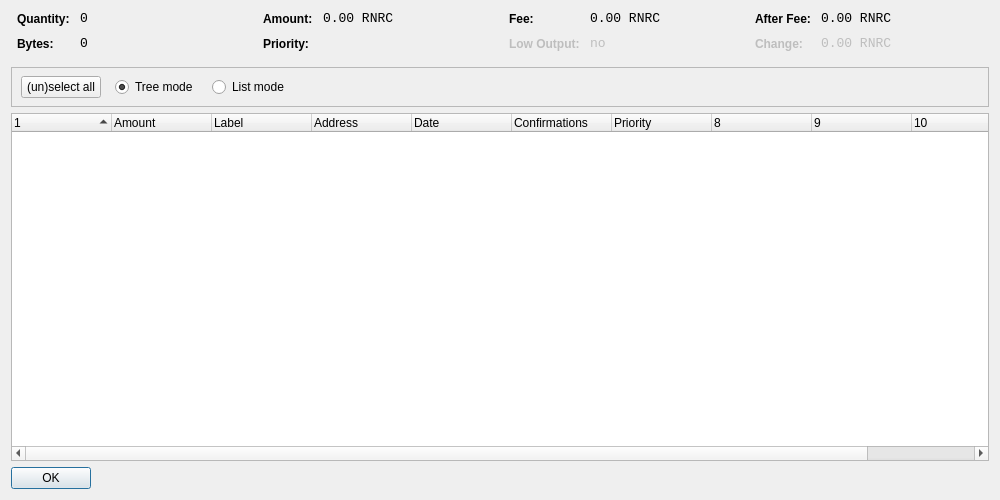
<?xml version="1.0" encoding="UTF-8"?>
<ui version="4.0">
 <class>CoinControlDialog</class>
 <widget class="QDialog" name="CoinControlDialog">
  <property name="geometry">
   <rect>
    <x>0</x>
    <y>0</y>
    <width>1000</width>
    <height>500</height>
   </rect>
  </property>
  <property name="windowTitle">
   <string>Coin Control</string>
  </property>
  <layout class="QVBoxLayout" name="verticalLayout">
   <item>
    <layout class="QHBoxLayout" name="horizontalLayoutTop" stretch="0,0,0,0">
     <property name="topMargin">
      <number>0</number>
     </property>
     <property name="bottomMargin">
      <number>10</number>
     </property>
     <item>
      <layout class="QFormLayout" name="formLayoutCoinControl1">
       <property name="horizontalSpacing">
        <number>10</number>
       </property>
       <property name="verticalSpacing">
        <number>10</number>
       </property>
       <property name="leftMargin">
        <number>6</number>
       </property>
       <property name="rightMargin">
        <number>6</number>
       </property>
       <item row="0" column="0">
        <widget class="QLabel" name="labelCoinControlQuantityText">
         <property name="styleSheet">
          <string notr="true">font-weight:bold;</string>
         </property>
         <property name="text">
          <string>Quantity:</string>
         </property>
        </widget>
       </item>
       <item row="0" column="1">
        <widget class="QLabel" name="labelCoinControlQuantity">
         <property name="font">
          <font>
           <family>Monospace</family>
           <pointsize>10</pointsize>
          </font>
         </property>
         <property name="cursor">
          <cursorShape>IBeamCursor</cursorShape>
         </property>
         <property name="contextMenuPolicy">
          <enum>Qt::ActionsContextMenu</enum>
         </property>
         <property name="text">
          <string notr="true">0</string>
         </property>
         <property name="textInteractionFlags">
          <set>Qt::LinksAccessibleByMouse|Qt::TextSelectableByKeyboard|Qt::TextSelectableByMouse</set>
         </property>
        </widget>
       </item>
       <item row="1" column="0">
        <widget class="QLabel" name="labelCoinControlBytesText">
         <property name="styleSheet">
          <string notr="true">font-weight:bold;</string>
         </property>
         <property name="text">
          <string>Bytes:</string>
         </property>
        </widget>
       </item>
       <item row="1" column="1">
        <widget class="QLabel" name="labelCoinControlBytes">
         <property name="font">
          <font>
           <family>Monospace</family>
           <pointsize>10</pointsize>
          </font>
         </property>
         <property name="cursor">
          <cursorShape>IBeamCursor</cursorShape>
         </property>
         <property name="contextMenuPolicy">
          <enum>Qt::ActionsContextMenu</enum>
         </property>
         <property name="text">
          <string notr="true">0</string>
         </property>
         <property name="textInteractionFlags">
          <set>Qt::LinksAccessibleByMouse|Qt::TextSelectableByKeyboard|Qt::TextSelectableByMouse</set>
         </property>
        </widget>
       </item>
      </layout>
     </item>
     <item>
      <layout class="QFormLayout" name="formLayoutCoinControl2">
       <property name="horizontalSpacing">
        <number>10</number>
       </property>
       <property name="verticalSpacing">
        <number>10</number>
       </property>
       <property name="leftMargin">
        <number>6</number>
       </property>
       <property name="rightMargin">
        <number>6</number>
       </property>
       <item row="0" column="0">
        <widget class="QLabel" name="labelCoinControlAmountText">
         <property name="styleSheet">
          <string notr="true">font-weight:bold;</string>
         </property>
         <property name="text">
          <string>Amount:</string>
         </property>
        </widget>
       </item>
       <item row="0" column="1">
        <widget class="QLabel" name="labelCoinControlAmount">
         <property name="font">
          <font>
           <family>Monospace</family>
           <pointsize>10</pointsize>
          </font>
         </property>
         <property name="cursor">
          <cursorShape>IBeamCursor</cursorShape>
         </property>
         <property name="contextMenuPolicy">
          <enum>Qt::ActionsContextMenu</enum>
         </property>
         <property name="text">
          <string notr="true">0.00 RNRC</string>
         </property>
         <property name="textInteractionFlags">
          <set>Qt::LinksAccessibleByMouse|Qt::TextSelectableByKeyboard|Qt::TextSelectableByMouse</set>
         </property>
        </widget>
       </item>
       <item row="1" column="0">
        <widget class="QLabel" name="labelCoinControlPriorityText">
         <property name="styleSheet">
          <string notr="true">font-weight:bold;</string>
         </property>
         <property name="text">
          <string>Priority:</string>
         </property>
        </widget>
       </item>
       <item row="1" column="1">
        <widget class="QLabel" name="labelCoinControlPriority">
         <property name="font">
          <font>
           <family>Monospace</family>
           <pointsize>10</pointsize>
          </font>
         </property>
         <property name="cursor">
          <cursorShape>IBeamCursor</cursorShape>
         </property>
         <property name="contextMenuPolicy">
          <enum>Qt::ActionsContextMenu</enum>
         </property>
         <property name="text">
          <string/>
         </property>
         <property name="textInteractionFlags">
          <set>Qt::LinksAccessibleByMouse|Qt::TextSelectableByKeyboard|Qt::TextSelectableByMouse</set>
         </property>
        </widget>
       </item>
      </layout>
     </item>
     <item>
      <layout class="QFormLayout" name="formLayoutCoinControl3">
       <property name="horizontalSpacing">
        <number>10</number>
       </property>
       <property name="verticalSpacing">
        <number>10</number>
       </property>
       <property name="leftMargin">
        <number>6</number>
       </property>
       <property name="rightMargin">
        <number>6</number>
       </property>
       <item row="0" column="0">
        <widget class="QLabel" name="labelCoinControlFeeText">
         <property name="styleSheet">
          <string notr="true">font-weight:bold;</string>
         </property>
         <property name="text">
          <string>Fee:</string>
         </property>
        </widget>
       </item>
       <item row="0" column="1">
        <widget class="QLabel" name="labelCoinControlFee">
         <property name="font">
          <font>
           <family>Monospace</family>
           <pointsize>10</pointsize>
          </font>
         </property>
         <property name="cursor">
          <cursorShape>IBeamCursor</cursorShape>
         </property>
         <property name="contextMenuPolicy">
          <enum>Qt::ActionsContextMenu</enum>
         </property>
         <property name="text">
          <string notr="true">0.00 RNRC</string>
         </property>
         <property name="textInteractionFlags">
          <set>Qt::LinksAccessibleByMouse|Qt::TextSelectableByKeyboard|Qt::TextSelectableByMouse</set>
         </property>
        </widget>
       </item>
       <item row="1" column="0">
        <widget class="QLabel" name="labelCoinControlLowOutputText">
         <property name="enabled">
          <bool>false</bool>
         </property>
         <property name="styleSheet">
          <string notr="true">font-weight:bold;</string>
         </property>
         <property name="text">
          <string>Low Output:</string>
         </property>
        </widget>
       </item>
       <item row="1" column="1">
        <widget class="QLabel" name="labelCoinControlLowOutput">
         <property name="enabled">
          <bool>false</bool>
         </property>
         <property name="font">
          <font>
           <family>Monospace</family>
           <pointsize>10</pointsize>
          </font>
         </property>
         <property name="cursor">
          <cursorShape>IBeamCursor</cursorShape>
         </property>
         <property name="contextMenuPolicy">
          <enum>Qt::ActionsContextMenu</enum>
         </property>
         <property name="text">
          <string notr="true">no</string>
         </property>
         <property name="textInteractionFlags">
          <set>Qt::LinksAccessibleByMouse|Qt::TextSelectableByKeyboard|Qt::TextSelectableByMouse</set>
         </property>
        </widget>
       </item>
      </layout>
     </item>
     <item>
      <layout class="QFormLayout" name="formLayoutCoinControl4">
       <property name="horizontalSpacing">
        <number>10</number>
       </property>
       <property name="verticalSpacing">
        <number>10</number>
       </property>
       <property name="leftMargin">
        <number>6</number>
       </property>
       <property name="rightMargin">
        <number>6</number>
       </property>
       <item row="0" column="0">
        <widget class="QLabel" name="labelCoinControlAfterFeeText">
         <property name="styleSheet">
          <string notr="true">font-weight:bold;</string>
         </property>
         <property name="text">
          <string>After Fee:</string>
         </property>
        </widget>
       </item>
       <item row="0" column="1">
        <widget class="QLabel" name="labelCoinControlAfterFee">
         <property name="font">
          <font>
           <family>Monospace</family>
           <pointsize>10</pointsize>
          </font>
         </property>
         <property name="cursor">
          <cursorShape>IBeamCursor</cursorShape>
         </property>
         <property name="contextMenuPolicy">
          <enum>Qt::ActionsContextMenu</enum>
         </property>
         <property name="text">
          <string notr="true">0.00 RNRC</string>
         </property>
         <property name="textInteractionFlags">
          <set>Qt::LinksAccessibleByMouse|Qt::TextSelectableByKeyboard|Qt::TextSelectableByMouse</set>
         </property>
        </widget>
       </item>
       <item row="1" column="0">
        <widget class="QLabel" name="labelCoinControlChangeText">
         <property name="enabled">
          <bool>false</bool>
         </property>
         <property name="styleSheet">
          <string notr="true">font-weight:bold;</string>
         </property>
         <property name="text">
          <string>Change:</string>
         </property>
        </widget>
       </item>
       <item row="1" column="1">
        <widget class="QLabel" name="labelCoinControlChange">
         <property name="enabled">
          <bool>false</bool>
         </property>
         <property name="font">
          <font>
           <family>Monospace</family>
           <pointsize>10</pointsize>
          </font>
         </property>
         <property name="cursor">
          <cursorShape>IBeamCursor</cursorShape>
         </property>
         <property name="contextMenuPolicy">
          <enum>Qt::ActionsContextMenu</enum>
         </property>
         <property name="text">
          <string notr="true">0.00 RNRC</string>
         </property>
         <property name="textInteractionFlags">
          <set>Qt::LinksAccessibleByMouse|Qt::TextSelectableByKeyboard|Qt::TextSelectableByMouse</set>
         </property>
        </widget>
       </item>
      </layout>
     </item>
    </layout>
   </item>
   <item>
    <widget class="QFrame" name="frame">
     <property name="minimumSize">
      <size>
       <width>0</width>
       <height>40</height>
      </size>
     </property>
     <property name="frameShape">
      <enum>QFrame::StyledPanel</enum>
     </property>
     <property name="frameShadow">
      <enum>QFrame::Sunken</enum>
     </property>
     <widget class="QWidget" name="horizontalLayoutWidget">
      <property name="geometry">
       <rect>
        <x>10</x>
        <y>0</y>
        <width>781</width>
        <height>41</height>
       </rect>
      </property>
      <layout class="QHBoxLayout" name="horizontalLayoutPanel" stretch="0,0,0,0,0">
       <property name="spacing">
        <number>14</number>
       </property>
       <item>
        <widget class="QPushButton" name="pushButtonSelectAll">
         <property name="sizePolicy">
          <sizepolicy hsizetype="Maximum" vsizetype="Fixed">
           <horstretch>0</horstretch>
           <verstretch>0</verstretch>
          </sizepolicy>
         </property>
         <property name="text">
          <string>(un)select all</string>
         </property>
        </widget>
       </item>
       <item>
        <widget class="QRadioButton" name="radioTreeMode">
         <property name="sizePolicy">
          <sizepolicy hsizetype="Maximum" vsizetype="Fixed">
           <horstretch>0</horstretch>
           <verstretch>0</verstretch>
          </sizepolicy>
         </property>
         <property name="text">
          <string>Tree mode</string>
         </property>
         <property name="checked">
          <bool>true</bool>
         </property>
        </widget>
       </item>
       <item>
        <widget class="QRadioButton" name="radioListMode">
         <property name="sizePolicy">
          <sizepolicy hsizetype="Maximum" vsizetype="Fixed">
           <horstretch>0</horstretch>
           <verstretch>0</verstretch>
          </sizepolicy>
         </property>
         <property name="text">
          <string>List mode</string>
         </property>
        </widget>
       </item>
       <item>
        <spacer name="horizontalSpacer">
         <property name="orientation">
          <enum>Qt::Horizontal</enum>
         </property>
         <property name="sizeHint" stdset="0">
          <size>
           <width>40</width>
           <height>20</height>
          </size>
         </property>
        </spacer>
       </item>
      </layout>
     </widget>
    </widget>
   </item>
   <item>
    <widget class="CoinControlTreeWidget" name="treeWidget">
     <property name="contextMenuPolicy">
      <enum>Qt::CustomContextMenu</enum>
     </property>
     <property name="sortingEnabled">
      <bool>false</bool>
     </property>
     <property name="columnCount">
      <number>11</number>
     </property>
     <attribute name="headerShowSortIndicator" stdset="0">
      <bool>true</bool>
     </attribute>
     <attribute name="headerStretchLastSection">
      <bool>false</bool>
     </attribute>
     <column>
      <property name="text">
       <string/>
      </property>
     </column>
     <column>
      <property name="text">
       <string>Amount</string>
      </property>
     </column>
     <column>
      <property name="text">
       <string>Label</string>
      </property>
     </column>
     <column>
      <property name="text">
       <string>Address</string>
      </property>
     </column>
     <column>
      <property name="text">
       <string>Date</string>
      </property>
     </column>
     <column>
      <property name="text">
       <string>Confirmations</string>
      </property>
      <property name="toolTip">
       <string>Confirmed</string>
      </property>
     </column>
     <column>
      <property name="text">
       <string>Priority</string>
      </property>
     </column>
     <column>
      <property name="text">
       <string/>
      </property>
     </column>
     <column>
      <property name="text">
       <string/>
      </property>
     </column>
     <column>
      <property name="text">
       <string/>
      </property>
     </column>
     <column>
      <property name="text">
       <string/>
      </property>
     </column>
    </widget>
   </item>
   <item>
    <widget class="QDialogButtonBox" name="buttonBox">
     <property name="sizePolicy">
      <sizepolicy hsizetype="Maximum" vsizetype="Fixed">
       <horstretch>0</horstretch>
       <verstretch>0</verstretch>
      </sizepolicy>
     </property>
     <property name="orientation">
      <enum>Qt::Horizontal</enum>
     </property>
     <property name="standardButtons">
      <set>QDialogButtonBox::Ok</set>
     </property>
    </widget>
   </item>
  </layout>
 </widget>
 <customwidgets>
  <customwidget>
   <class>CoinControlTreeWidget</class>
   <extends>QTreeWidget</extends>
   <header>coincontroltreewidget.h</header>
  </customwidget>
 </customwidgets>
 <resources/>
 <connections/>
</ui>
